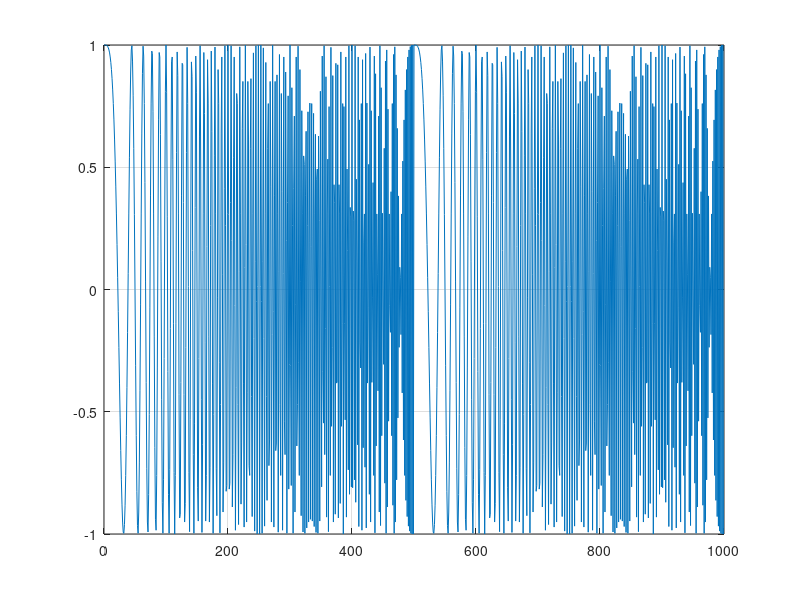

MATLAB code to generate this figure: (Note: this script raises an error after producing the figure.)
clear all;
clf;
close all;

%acoustic channel frequency response
num = [1 0 0 0.5 0 .1];
den = [1 0 0  0 0 0];
[Hc,Wc] = freqz(num,den);

%---BUILD FM SWEEP---%
fs = 2*pi;
tmax = 10000;

f1=0;
f2 = .5;
tsweep = 0:499;
slope = (f2-f1)/1000;
F = slope.*(mod(tsweep,500));

t = 0:1:tmax;
fm = cos(2*pi*slope*t);


F = slope.*(mod(tsweep,500));
fm2 = cos(2*pi*(F).*tsweep);
fm2c = repmat(fm2,20,1);
fm2 = reshape(fm2c',1,10000 );

figure
plot([0:999],fm2(2001:3000))
%subplot(212)
%plot([-512:511]*1/(2*pi), 20*log10(abs(fft(fm2(1:500), 1024))))
grid on
%End building of FM sweep

trainlen = tmax;

%vaaibhav's integration starts here

[Fname1,Pname1] = uigetfile('*.wav','Select 1st FIle'); 


[z1,Fs1] = audioread(strcat(Pname1,Fname1));

z1 = norm(z1);
z1 = round(z1);
zlength = length(z1);
%training signal
r_t = 1*rand(1,z1);

%desired signal
s_t = 0;

%signal through channel
rt_ht = filter(num,den,r_t);

%signal through channel + desired
mic_in = s_t + rt_ht;

%LMS algorithm of echo canceller
reg1=zeros(1,50);
wts = (zeros(1,50));
mu  = .07;
for n = 1:zlength
 
  wts_sv = wts;
 
  reg1 = [r_t(n) reg1(1:49)];
 
  err = mic_in(n) - reg1*(wts');
 
  y(n) = err;
 
  wts = wts + mu*(reg1*(err'));
   
end

%plots
figure
subplot(211)
plot(1:length(y), (y))
hold on
plot(1:10000, zeros(1,10000), 'color', 'r', 'linewidth', 2, 'MarkerSize', 2)
hold off
axis([ -.5 10000 -1 1.1])
grid on
title('Steady State (time response) Desired Signal = 0, trained with white noise')
subplot(212)
plot(1:length(y), 20*log10(abs(y)))
grid on
title('Log Magnitude Training Curve, trained with white noise')



[Hf,Wf] = freqz(wts_sv);
figure
subplot(211)
plot(Wc/pi, 20*log10(abs(Hc)))
grid on
title('Frequency Response of Channel')
subplot(212)
plot(Wf/pi, 20*log10(abs(Hf)),'color','r')
title('Frequency Response of Adaptive Canceller, trained with white noise')
grid on

